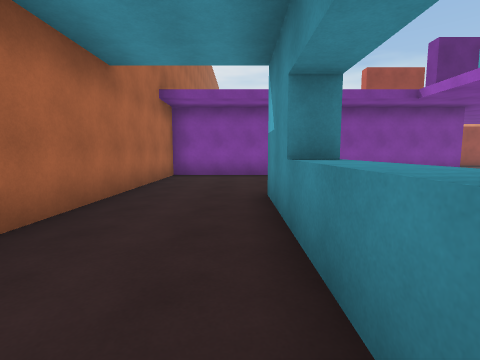
[1] (above)

24 first-person views from a walk through a 3-D level made in the Unity game engine. The camera is 1.4 m above the floor, tilts 6° down and sees 85° across. The floor is counted in squares, 2 m on a side. Each view is taken from the middle of a square. On the plan, view 1 faces up. The plan holds only what a view shows up to about 9 squares ahead; the rest is blank. The place goes on beyond the plan. The player character is not drawn.

[2]
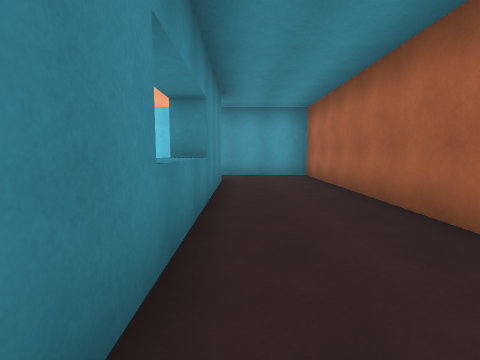

[3]
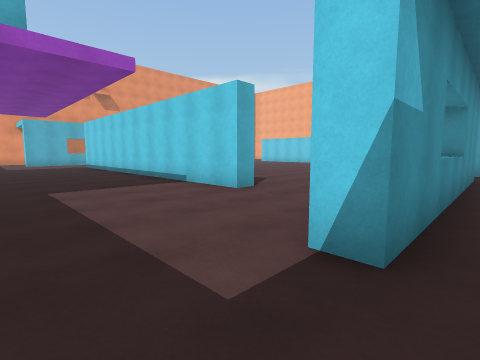

[4]
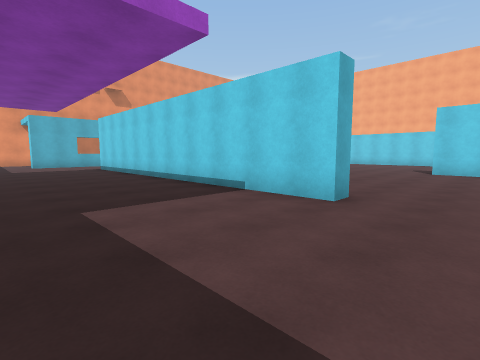

[5]
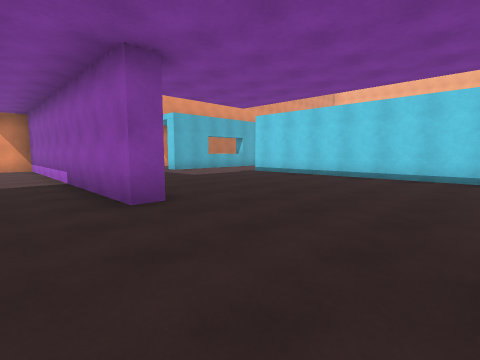

[6]
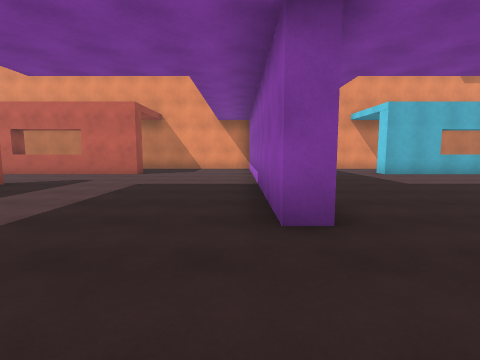

[7]
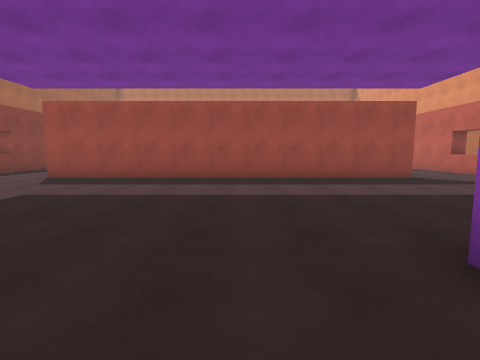

[8]
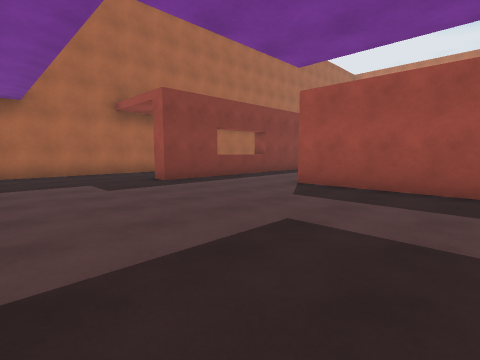

[9]
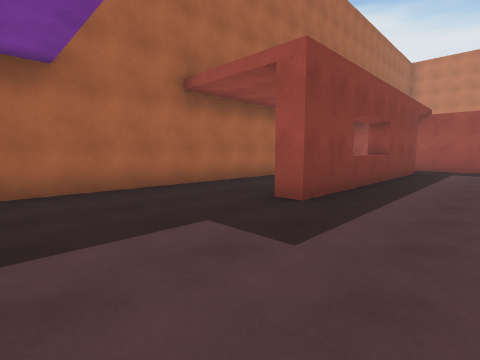

[10]
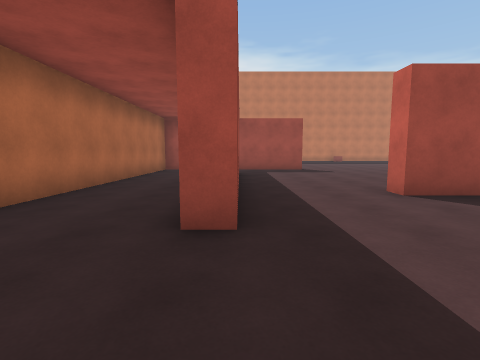

[11]
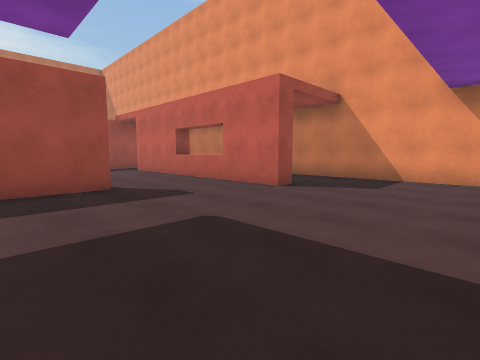

[12]
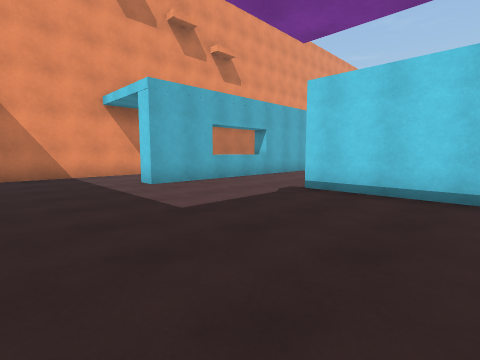

[13]
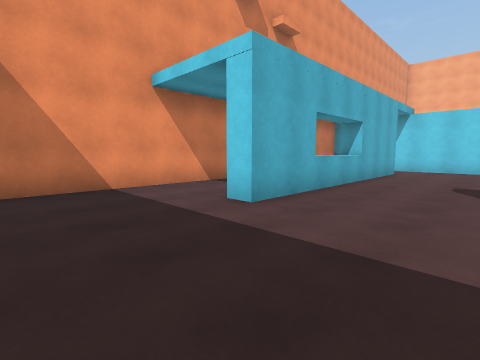

[14]
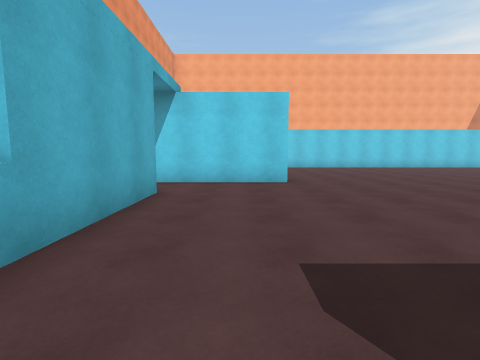

[15]
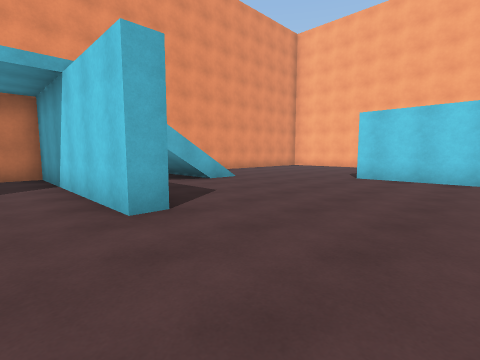

[16]
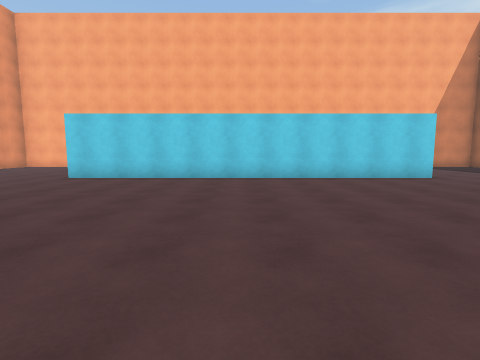

[17]
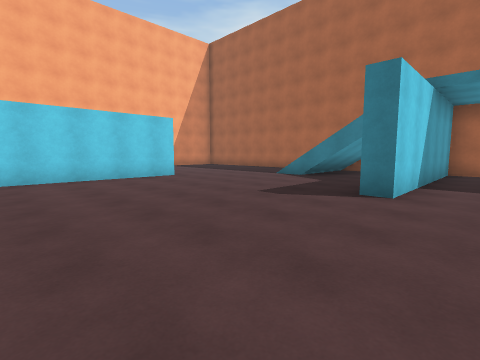

[18]
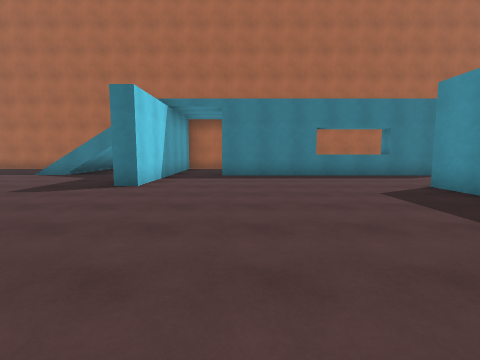

[19]
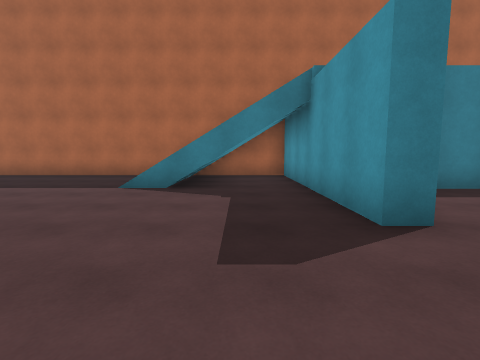

[20]
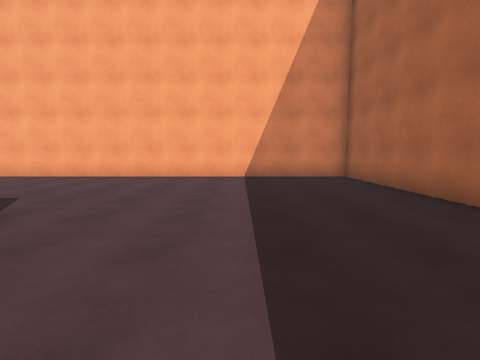

[21]
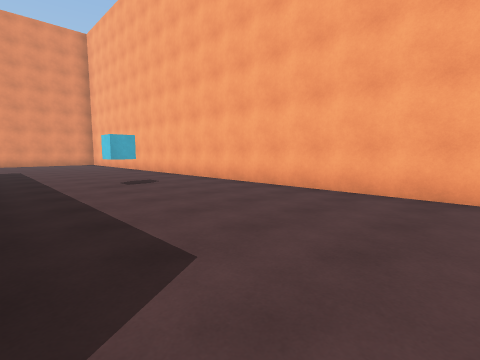

[22]
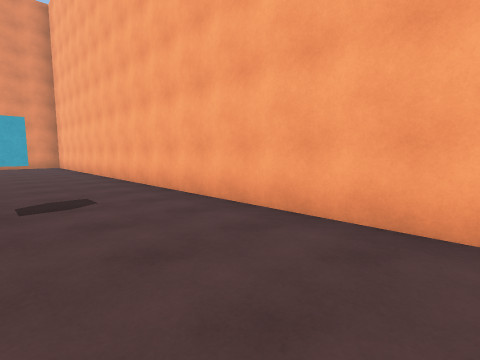

[23]
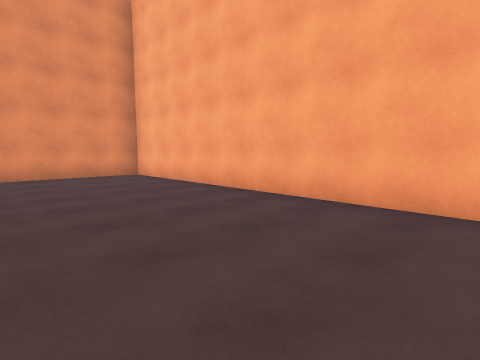

[24]
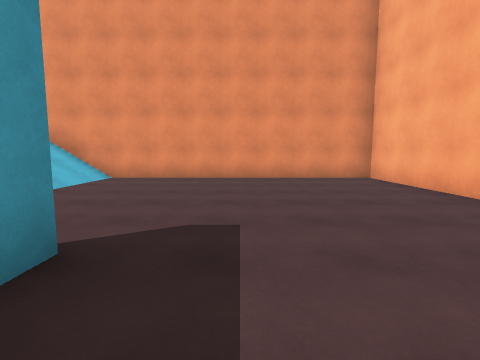

### Floor plan
Key: @ floor where view 1 was taken; # wall or solid block; . floor; / step, stairs or slope; ^ raised ledge; C cube.
Columns run from 2 left of view 1 to 20 right of it. Each row starts with its distance up from view 1.
 20    ..
 19 #. #....
 18 #. #....         ..
 17 #. #....         ..#
 16 #..^...         ...^
 15 #..^...         ...^
 14 #..#..##########...#  #
 13 #..#...............#..#
 12 #.....................#
 11 #.....................#
 10 #.....................#
  9 #.....................#
  8 #########....######## #
  7 #...     .............#
  6 #.....................#
  5 #.....................#
  4 #..#...............#..#
  3 #..#...............#..#
  2 #..^..##########...^  #
  1 #..^.....       ...^
  0 #.@#......     ....#
 -1 #..#.......   .....#
 -2 #..#........ ......#
 -3 #.....................#
 -4 #.....................#
 -5 ######..........#######
 -6 #///...............
 -7 #  /...............///#
 -8 #  /...............///#
 -9 #.....................#
-10 #.....................#
-11 #.....##########......#
-12 #.....................#
-13 #..........C..........#
-14 #.....................#
-15 #.....................#
-16 #######################

Where each view was taken, in squares from view 1:
view 1: 0 up, 0 right, facing up
view 2: 4 up, 0 right, facing down
view 3: 6 up, 0 right, facing down-right
view 4: 6 up, 2 right, facing down-right
view 5: 10 up, 7 right, facing down-right
view 6: 9 up, 8 right, facing right
view 7: 7 up, 9 right, facing up
view 8: 9 up, 7 right, facing up-left
view 9: 9 up, 3 right, facing up-left
view 10: 10 up, 1 right, facing up
view 11: 9 up, 12 right, facing up-right
view 12: 7 up, 11 right, facing down-right
view 13: 7 up, 14 right, facing down-right
view 14: 2 up, 15 right, facing down
view 15: 3 down, 11 right, facing down-right
view 16: 3 down, 9 right, facing down
view 17: 3 down, 8 right, facing down-left
view 18: 2 down, 9 right, facing left
view 19: 6 down, 6 right, facing left
view 20: 8 down, 1 right, facing down
view 21: 11 down, 3 right, facing down-right
view 22: 13 down, 5 right, facing down-right
view 23: 12 down, 11 right, facing down-right
view 24: 12 down, 12 right, facing right
